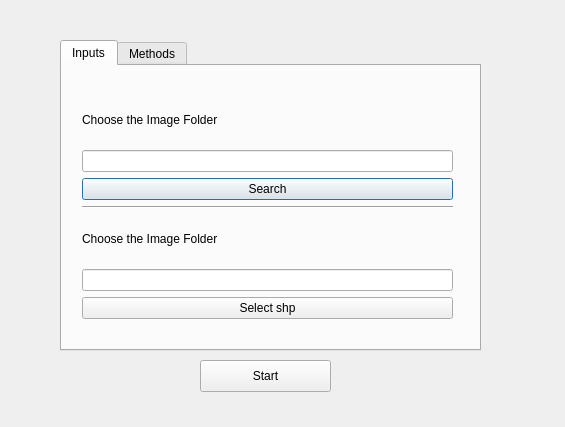
<?xml version="1.0" encoding="UTF-8"?>
<ui version="4.0">
 <class>QPhenometricsDialogBase</class>
 <widget class="QDialog" name="QPhenometricsDialogBase">
  <property name="enabled">
   <bool>true</bool>
  </property>
  <property name="geometry">
   <rect>
    <x>0</x>
    <y>0</y>
    <width>565</width>
    <height>427</height>
   </rect>
  </property>
  <property name="windowTitle">
   <string>QPhenometrics</string>
  </property>
  <widget class="QTabWidget" name="tabWidget">
   <property name="geometry">
    <rect>
     <x>60</x>
     <y>40</y>
     <width>421</width>
     <height>311</height>
    </rect>
   </property>
   <property name="currentIndex">
    <number>0</number>
   </property>
   <widget class="QWidget" name="tab">
    <attribute name="title">
     <string>Inputs</string>
    </attribute>
    <widget class="QWidget" name="horizontalLayoutWidget_6">
     <property name="geometry">
      <rect>
       <x>20</x>
       <y>30</y>
       <width>371</width>
       <height>223</height>
      </rect>
     </property>
     <layout class="QHBoxLayout" name="horizontalLayout_7">
      <item>
       <layout class="QVBoxLayout" name="verticalLayout_5">
        <item>
         <layout class="QVBoxLayout" name="verticalLayout_3">
          <item>
           <layout class="QHBoxLayout" name="horizontalLayout_4">
            <item>
             <widget class="QLabel" name="label">
              <property name="text">
               <string>Choose the Image Folder</string>
              </property>
             </widget>
            </item>
           </layout>
          </item>
          <item>
           <widget class="QLineEdit" name="pathtofolder"/>
          </item>
          <item>
           <layout class="QHBoxLayout" name="horizontalLayout_2">
            <item>
             <widget class="QPushButton" name="pbsearchpath">
              <property name="cursor">
               <cursorShape>PointingHandCursor</cursorShape>
              </property>
              <property name="text">
               <string>Search</string>
              </property>
             </widget>
            </item>
           </layout>
          </item>
         </layout>
        </item>
        <item>
         <widget class="Line" name="line">
          <property name="orientation">
           <enum>Qt::Horizontal</enum>
          </property>
         </widget>
        </item>
        <item>
         <layout class="QVBoxLayout" name="verticalLayout_4">
          <item>
           <layout class="QHBoxLayout" name="horizontalLayout_5">
            <item>
             <widget class="QLabel" name="label_2">
              <property name="text">
               <string>Choose the Image Folder</string>
              </property>
             </widget>
            </item>
           </layout>
          </item>
          <item>
           <widget class="QLineEdit" name="pathtoshp"/>
          </item>
          <item>
           <layout class="QHBoxLayout" name="horizontalLayout_3">
            <item>
             <widget class="QPushButton" name="pbselectshp">
              <property name="cursor">
               <cursorShape>PointingHandCursor</cursorShape>
              </property>
              <property name="text">
               <string>Select shp</string>
              </property>
             </widget>
            </item>
           </layout>
          </item>
         </layout>
        </item>
       </layout>
      </item>
     </layout>
    </widget>
   </widget>
   <widget class="QWidget" name="tab_2">
    <attribute name="title">
     <string>Methods</string>
    </attribute>
    <widget class="Line" name="line_2">
     <property name="geometry">
      <rect>
       <x>90</x>
       <y>50</y>
       <width>20</width>
       <height>201</height>
      </rect>
     </property>
     <property name="orientation">
      <enum>Qt::Vertical</enum>
     </property>
    </widget>
    <widget class="QWidget" name="">
     <property name="geometry">
      <rect>
       <x>110</x>
       <y>40</y>
       <width>201</width>
       <height>221</height>
      </rect>
     </property>
     <layout class="QVBoxLayout" name="verticalLayout_6">
      <item>
       <widget class="QCheckBox" name="cbSpline">
        <property name="text">
         <string>Spline</string>
        </property>
       </widget>
      </item>
      <item>
       <widget class="QCheckBox" name="cbDMA5">
        <property name="text">
         <string>DMA 5</string>
        </property>
       </widget>
      </item>
      <item>
       <widget class="QCheckBox" name="cbDMA3">
        <property name="text">
         <string>DMA 3</string>
        </property>
       </widget>
      </item>
      <item>
       <widget class="QCheckBox" name="cbSavotskyGolay">
        <property name="text">
         <string>Svotsky Golay</string>
        </property>
       </widget>
      </item>
      <item>
       <widget class="QCheckBox" name="cbEnsemble">
        <property name="text">
         <string>Ensemble</string>
        </property>
       </widget>
      </item>
     </layout>
    </widget>
   </widget>
  </widget>
  <widget class="QPushButton" name="pbStart">
   <property name="geometry">
    <rect>
     <x>200</x>
     <y>360</y>
     <width>131</width>
     <height>32</height>
    </rect>
   </property>
   <property name="cursor">
    <cursorShape>PointingHandCursor</cursorShape>
   </property>
   <property name="text">
    <string>Start</string>
   </property>
  </widget>
 </widget>
 <resources/>
 <connections/>
</ui>
